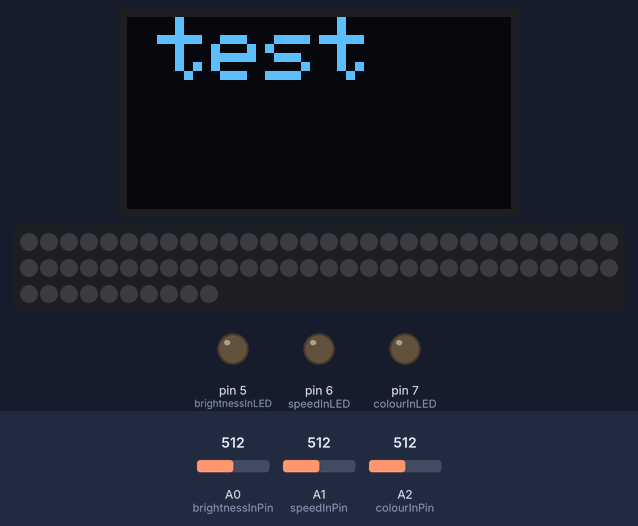
Bench run of a sketch on a simulated Arduino Uno, built with avr-gcc and run on an emulated ATmega328P. Shown: 128×64 one-colour display, 70 RGB LEDs in strip order, left to right, continuing on the next row, output pins drawn as LEDs (lit = HIGH). The test bench sets the inputs (shaded band); at power-on: A2 (colourInPin) = 512, A0 (brightnessInPin) = 512, A1 (speedInPin) = 512. Dim RGB values are drawn brighter than linear; colours are those a GRB WS2812 strip shows for the declared byte order.

Above: at 0.1 s.
At 3.0 s:
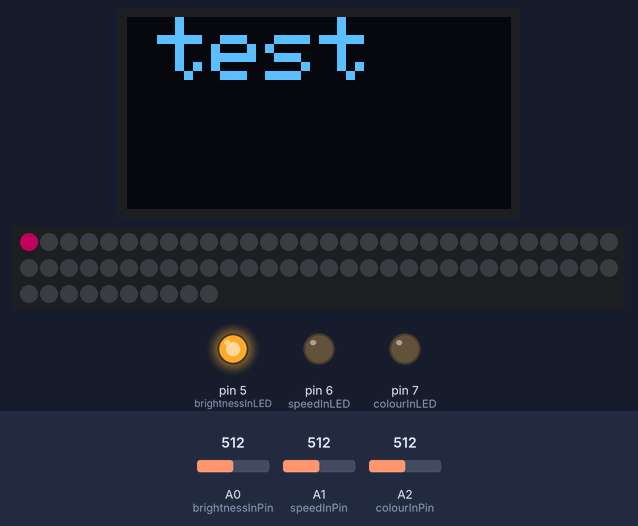
3.1 s: A2 (colourInPin) set to 716
6.9 s: A2 (colourInPin) set to 900
9.6 s: A0 (brightnessInPin) set to 589
12.3 s: A0 (brightnessInPin) set to 603
15.0 s: A2 (colourInPin) set to 306
17.8 s: A2 (colourInPin) set to 245
Timing chart, 0 to 20.8 s (numbered marks = the images above; inputs shaded):
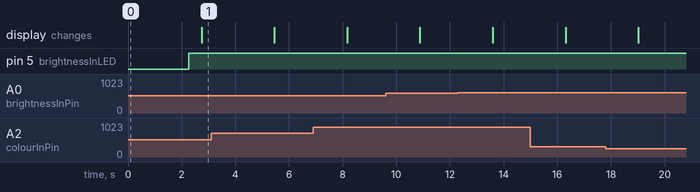

The sketch:

draft.ino
```cpp
//Libraries

#include <FastLED.h>
#include <SPI.h>
#include <Wire.h>
#include <Adafruit_GFX.h>
#include <Adafruit_SSD1306.h>

//Pin assignment

#define LED_PIN 4              // which pin are LEDS connected to?
#define NUM_LEDS 70
#define COLOR_ORDER RGB
#define LED_TYPE WS2812B        // i'm using WS2811s, FastLED supports lots of different types.

//OLED Display

#define SCREEN_WIDTH 128 // OLED display width, in pixels
#define SCREEN_HEIGHT 64 // OLED display height, in pixels
#define MAX_BRIGHTNESS 255      // Thats full on, watch the power!
#define MIN_BRIGHTNESS 50       // set to a minimum of 25%
#define OLED_RESET     -1 // Reset pin  (or -1 if sharing Arduino reset pin)
  Adafruit_SSD1306 display(SCREEN_WIDTH, SCREEN_HEIGHT, &Wire, OLED_RESET);

//Global Variables

int fadeAmount = 5;

const int brightnessInPin = A0;  //Analog PIN: Brightness
const int speedInPin = A1;       //Analog PIN: Speed
const int colourInPin = A2;      //Analog PIN HUE

int brightnessInLED = 5;
int speedInLED = 6;
int colourInLED = 7;

struct CRGB leds[NUM_LEDS];

// Code

void setup()
  {
    pinMode(brightnessInLED, OUTPUT);
    pinMode(speedInLED, OUTPUT);
    pinMode(colourInLED, OUTPUT);

    display.begin(SSD1306_SWITCHCAPVCC, 0x3C);
    LEDS.addLeds<LED_TYPE, LED_PIN, COLOR_ORDER>(leds, NUM_LEDS).setCorrection(TypicalLEDStrip);
    FastLED.setBrightness(MAX_BRIGHTNESS);
  }

void loop() {

    testText();

// map fader to global LED brightness
  int mappedValue = map(analogRead(brightnessInPin), 0, 1023, 0, 255);

    if (mappedValue >= 50)
      {
        digitalWrite(brightnessInLED, HIGH);
      }
    else
      {
        digitalWrite(brightnessInLED, LOW);
      }
  FastLED.setBrightness(constrain(mappedValue, MIN_BRIGHTNESS, MAX_BRIGHTNESS));

  // read the analog speed value:
  // map it to a value used in delay();
  int delayValue = map(analogRead(speedInPin), 0, 1023, 0, 50);

  int mappedHue;
  // read the analog brightness value:
  //int hueValue = analogRead(colourInPin);
  // map it to the range of the FastLED brightness:

    // First slide the led in one direction
  for(int i = 0; i < NUM_LEDS; i++)
    {
      mappedHue = map(analogRead(colourInPin), 0, 1023, 0, 255);
    // Set the i'th led to the chosen colour
      leds[i] = CHSV(mappedHue, 255, 255);
    // Show the leds
      FastLED.show();
    // now that we've shown the leds, reset the i'th led to black
      leds[i] = CRGB::Black;
    }
  // Now go in the other direction.
  for(int i = NUM_LEDS-1; i >= 0; i--)
    {
      mappedHue = map(analogRead(colourInPin), 0, 1023, 0, 255);
    // Set the i'th led to the chosen colour
      leds[i] = CHSV(mappedHue, 255, 255);
    // Show the leds
      FastLED.show();
    // now that we've shown the leds, reset the i'th led to black
      leds[i] = CRGB::Black;
    // Wait a little bit before we loop around and do it again
    }
}

void testText()
  {
    display.clearDisplay();
    display.setTextSize(3); // Draw 2X-scale text
    display.setTextColor(SSD1306_WHITE);
    display.setCursor(10, 0);
    display.println(F("test"));
    display.display();      // Show initial text
      delay(100);

  // Scroll in various directions, pausing in-between:
    display.startscrollright(0x00, 0x0F);
      delay(300);
    display.stopscroll();
      delay(300);
    display.startscrollleft(0x00, 0x0F);
      delay(300);
    display.stopscroll();
      delay(300);
    display.startscrolldiagright(0x00, 0x07);
      delay(300);
    display.startscrolldiagleft(0x00, 0x07);
      delay(300);
    display.stopscroll();
      delay(300);
  }
```
